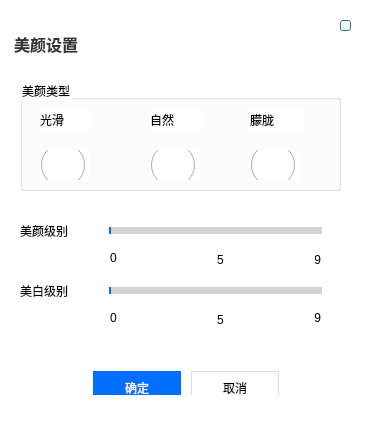
<?xml version="1.0" encoding="UTF-8"?>
<ui version="4.0">
 <class>BeautyManage</class>
 <widget class="QDialog" name="BeautyManage">
  <property name="geometry">
   <rect>
    <x>0</x>
    <y>0</y>
    <width>369</width>
    <height>424</height>
   </rect>
  </property>
  <property name="windowTitle">
   <string>BeautyManage</string>
  </property>
  <property name="styleSheet">
   <string notr="true">background: #ffffff;</string>
  </property>
  <widget class="QLabel" name="label_15">
   <property name="geometry">
    <rect>
     <x>110</x>
     <y>250</y>
     <width>21</width>
     <height>16</height>
    </rect>
   </property>
   <property name="text">
    <string>0</string>
   </property>
  </widget>
  <widget class="QGroupBox" name="groupBox">
   <property name="geometry">
    <rect>
     <x>20</x>
     <y>80</y>
     <width>321</width>
     <height>111</height>
    </rect>
   </property>
   <property name="styleSheet">
    <string notr="true">	color: #000000;
	font: 10pt &quot;Microsoft YaHei&quot;;</string>
   </property>
   <property name="title">
    <string>美颜类型</string>
   </property>
   <widget class="QRadioButton" name="radio_smooth">
    <property name="geometry">
     <rect>
      <x>20</x>
      <y>70</y>
      <width>50</width>
      <height>30</height>
     </rect>
    </property>
    <property name="styleSheet">
     <string notr="true">QRadioButton{  
    spacing: 5px;  
}  
  
QRadioButton::indicator{  
    width: 45px;  
    height: 30px;  
}  
  
QRadioButton::indicator:unchecked{  
    image:url(:/RoomService/switch_off.png);
}  
  
QRadioButton::indicator:checked{  
    image:url(:/RoomService/switch_on.png);
}  
  
QRadioButton::indicator:checked:disabled{  
    image:url(:/RoomService/switch_off.png);
}    </string>
    </property>
    <property name="text">
     <string/>
    </property>
   </widget>
   <widget class="QRadioButton" name="radio_nature">
    <property name="geometry">
     <rect>
      <x>130</x>
      <y>70</y>
      <width>50</width>
      <height>30</height>
     </rect>
    </property>
    <property name="styleSheet">
     <string notr="true">QRadioButton{  
    spacing: 5px;  
}  
  
QRadioButton::indicator{  
    width: 45px;  
    height: 30px;  
}  
  
QRadioButton::indicator:unchecked{  
    image:url(:/RoomService/switch_off.png);
}  
  
QRadioButton::indicator:checked{  
    image:url(:/RoomService/switch_on.png);
}  
  
QRadioButton::indicator:checked:disabled{  
    image:url(:/RoomService/switch_off.png);
}    </string>
    </property>
    <property name="text">
     <string/>
    </property>
   </widget>
   <widget class="QRadioButton" name="radio_blur">
    <property name="geometry">
     <rect>
      <x>230</x>
      <y>70</y>
      <width>50</width>
      <height>30</height>
     </rect>
    </property>
    <property name="styleSheet">
     <string notr="true">QRadioButton{  
    spacing: 5px;  
}  
  
QRadioButton::indicator{  
    width: 45px;  
    height: 30px;  
}  
  
QRadioButton::indicator:unchecked{  
    image:url(:/RoomService/switch_off.png);
}  
  
QRadioButton::indicator:checked{  
    image:url(:/RoomService/switch_on.png);
}  
  
QRadioButton::indicator:checked:disabled{  
    image:url(:/RoomService/switch_off.png);
}    </string>
    </property>
    <property name="text">
     <string/>
    </property>
   </widget>
   <widget class="QLabel" name="label">
    <property name="geometry">
     <rect>
      <x>20</x>
      <y>30</y>
      <width>51</width>
      <height>20</height>
     </rect>
    </property>
    <property name="text">
     <string>光滑</string>
    </property>
   </widget>
   <widget class="QLabel" name="label_2">
    <property name="geometry">
     <rect>
      <x>130</x>
      <y>30</y>
      <width>54</width>
      <height>20</height>
     </rect>
    </property>
    <property name="text">
     <string>自然</string>
    </property>
   </widget>
   <widget class="QLabel" name="label_3">
    <property name="geometry">
     <rect>
      <x>230</x>
      <y>30</y>
      <width>54</width>
      <height>20</height>
     </rect>
    </property>
    <property name="text">
     <string>朦胧</string>
    </property>
   </widget>
  </widget>
  <widget class="QSlider" name="slider_beauty">
   <property name="geometry">
    <rect>
     <x>100</x>
     <y>220</y>
     <width>231</width>
     <height>20</height>
    </rect>
   </property>
   <property name="styleSheet">
    <string notr="true">QSlider::groove:horizontal {
border: 1px solid #999999;
height: 5px;
border-radius: 9px;
margin: 0px;  
left : 9px;
right: 9px;         
}

QSlider::handle:horizontal {
width: 18px;
background-image: url(:/RoomService/slider.png);
margin: -7px -7px -7px -7px;  
}

QSlider::add-page:qlineargradient {
background: lightgrey;
border-top-right-radius: 9px;
border-bottom-right-radius: 9px;
border-top-left-radius: 0px;
border-bottom-left-radius: 0px;
}

QSlider::sub-page:qlineargradient {
background: #006eff;
border-top-right-radius: 0px;
border-bottom-right-radius: 0px;
border-top-left-radius: 9px;
border-bottom-left-radius: 9px;
}</string>
   </property>
   <property name="orientation">
    <enum>Qt::Horizontal</enum>
   </property>
  </widget>
  <widget class="QSlider" name="slider_white">
   <property name="geometry">
    <rect>
     <x>100</x>
     <y>280</y>
     <width>231</width>
     <height>20</height>
    </rect>
   </property>
   <property name="styleSheet">
    <string notr="true">QSlider::groove:horizontal {
border: 1px solid #999999;
height: 5px;
border-radius: 9px;
margin: 0px;  
left : 9px;
right: 9px;         
}

QSlider::handle:horizontal {
width: 18px;
background-image: url(:/RoomService/slider.png);
margin: -7px -7px -7px -7px;  
}

QSlider::add-page:qlineargradient {
background: lightgrey;
border-top-right-radius: 9px;
border-bottom-right-radius: 9px;
border-top-left-radius: 0px;
border-bottom-left-radius: 0px;
}

QSlider::sub-page:qlineargradient {
background: #006eff;
border-top-right-radius: 0px;
border-bottom-right-radius: 0px;
border-top-left-radius: 9px;
border-bottom-left-radius: 9px;
}</string>
   </property>
   <property name="orientation">
    <enum>Qt::Horizontal</enum>
   </property>
  </widget>
  <widget class="QLabel" name="label_16">
   <property name="geometry">
    <rect>
     <x>20</x>
     <y>220</y>
     <width>71</width>
     <height>21</height>
    </rect>
   </property>
   <property name="styleSheet">
    <string notr="true">	color: #000000;
	font: 10pt &quot;Microsoft YaHei&quot;;</string>
   </property>
   <property name="text">
    <string>美颜级别</string>
   </property>
  </widget>
  <widget class="QLabel" name="label_title">
   <property name="geometry">
    <rect>
     <x>10</x>
     <y>0</y>
     <width>251</width>
     <height>71</height>
    </rect>
   </property>
   <property name="sizePolicy">
    <sizepolicy hsizetype="Expanding" vsizetype="Preferred">
     <horstretch>0</horstretch>
     <verstretch>0</verstretch>
    </sizepolicy>
   </property>
   <property name="font">
    <font>
     <family>Microsoft YaHei</family>
     <pointsize>12</pointsize>
     <weight>75</weight>
     <italic>false</italic>
     <bold>true</bold>
    </font>
   </property>
   <property name="styleSheet">
    <string notr="true">margin: 20px 0px 3px 0px;
font: bold 12pt &quot;Microsoft YaHei&quot;;
color: #333333;</string>
   </property>
   <property name="text">
    <string>美颜设置</string>
   </property>
  </widget>
  <widget class="QLabel" name="label_6">
   <property name="geometry">
    <rect>
     <x>20</x>
     <y>280</y>
     <width>71</width>
     <height>21</height>
    </rect>
   </property>
   <property name="styleSheet">
    <string notr="true">	color: #000000;
	font: 10pt &quot;Microsoft YaHei&quot;;</string>
   </property>
   <property name="text">
    <string>美白级别</string>
   </property>
  </widget>
  <widget class="QLabel" name="label_14">
   <property name="geometry">
    <rect>
     <x>301</x>
     <y>250</y>
     <width>20</width>
     <height>20</height>
    </rect>
   </property>
   <property name="text">
    <string>9</string>
   </property>
   <property name="alignment">
    <set>Qt::AlignRight|Qt::AlignTrailing|Qt::AlignVCenter</set>
   </property>
  </widget>
  <widget class="QLabel" name="label_17">
   <property name="geometry">
    <rect>
     <x>210</x>
     <y>250</y>
     <width>21</width>
     <height>20</height>
    </rect>
   </property>
   <property name="text">
    <string>5</string>
   </property>
   <property name="alignment">
    <set>Qt::AlignCenter</set>
   </property>
  </widget>
  <widget class="QLabel" name="label_9">
   <property name="geometry">
    <rect>
     <x>210</x>
     <y>310</y>
     <width>21</width>
     <height>20</height>
    </rect>
   </property>
   <property name="text">
    <string>5</string>
   </property>
   <property name="alignment">
    <set>Qt::AlignCenter</set>
   </property>
  </widget>
  <widget class="QLabel" name="label_8">
   <property name="geometry">
    <rect>
     <x>300</x>
     <y>310</y>
     <width>21</width>
     <height>16</height>
    </rect>
   </property>
   <property name="text">
    <string>9</string>
   </property>
   <property name="alignment">
    <set>Qt::AlignRight|Qt::AlignTrailing|Qt::AlignVCenter</set>
   </property>
  </widget>
  <widget class="QPushButton" name="btn_close">
   <property name="geometry">
    <rect>
     <x>340</x>
     <y>20</y>
     <width>11</width>
     <height>11</height>
    </rect>
   </property>
   <property name="minimumSize">
    <size>
     <width>11</width>
     <height>11</height>
    </size>
   </property>
   <property name="maximumSize">
    <size>
     <width>11</width>
     <height>11</height>
    </size>
   </property>
   <property name="styleSheet">
    <string notr="true">QPushButton {
	border-image: url(:/RoomService/close-normal.png);

}

QPushButton:pressed {
	border-image: url(:/RoomService/close-press.png);
}</string>
   </property>
   <property name="text">
    <string/>
   </property>
  </widget>
  <widget class="QLabel" name="label_7">
   <property name="geometry">
    <rect>
     <x>110</x>
     <y>310</y>
     <width>21</width>
     <height>16</height>
    </rect>
   </property>
   <property name="text">
    <string>0</string>
   </property>
  </widget>
  <widget class="QWidget" name="layoutWidget_2">
   <property name="geometry">
    <rect>
     <x>20</x>
     <y>360</y>
     <width>331</width>
     <height>35</height>
    </rect>
   </property>
   <layout class="QHBoxLayout" name="horizontalLayout_2">
    <property name="spacing">
     <number>10</number>
    </property>
    <item>
     <spacer name="horizontalSpacer_2">
      <property name="orientation">
       <enum>Qt::Horizontal</enum>
      </property>
      <property name="sizeHint" stdset="0">
       <size>
        <width>40</width>
        <height>20</height>
       </size>
      </property>
     </spacer>
    </item>
    <item>
     <widget class="QPushButton" name="btn_ok">
      <property name="sizePolicy">
       <sizepolicy hsizetype="Preferred" vsizetype="Preferred">
        <horstretch>0</horstretch>
        <verstretch>0</verstretch>
       </sizepolicy>
      </property>
      <property name="minimumSize">
       <size>
        <width>88</width>
        <height>33</height>
       </size>
      </property>
      <property name="maximumSize">
       <size>
        <width>64</width>
        <height>33</height>
       </size>
      </property>
      <property name="styleSheet">
       <string notr="true">QPushButton {
	border: none;
	background:  #006eff;
	color: #ffffff;
	font: 10pt &quot;Microsoft YaHei&quot;;
}

QPushButton:hover {
	background:  #0068f2;
}

QPushButton:pressed {
	background:  #0062e5;
}

QPushButton:disable {
	border: 1px solid #d5d5d5;
	color: #bbbbbb;
	background:  #f2f2f2;
}</string>
      </property>
      <property name="text">
       <string>确定</string>
      </property>
      <property name="flat">
       <bool>false</bool>
      </property>
     </widget>
    </item>
    <item>
     <widget class="QPushButton" name="btn_cancel">
      <property name="sizePolicy">
       <sizepolicy hsizetype="Preferred" vsizetype="Preferred">
        <horstretch>0</horstretch>
        <verstretch>0</verstretch>
       </sizepolicy>
      </property>
      <property name="minimumSize">
       <size>
        <width>88</width>
        <height>33</height>
       </size>
      </property>
      <property name="maximumSize">
       <size>
        <width>88</width>
        <height>33</height>
       </size>
      </property>
      <property name="styleSheet">
       <string notr="true">QPushButton {
	border: 1px solid #dddddd;
	background:  #ffffff;
	color: #000000;
	font: 10pt &quot;Microsoft YaHei&quot;;
}

QPushButton:hover {
	border: 1px solid #d2d2d2;
	background:  #f2f2f2;
}

QPushButton:pressed {
	border: 1px solid #d2d2d2;
	background:  #e5e5e5;
}

QPushButton:disable {
	border: 1px solid #d5d5d5;
	color: #bbbbbb;
	background:  #f2f2f2;
}</string>
      </property>
      <property name="text">
       <string>取消</string>
      </property>
      <property name="flat">
       <bool>false</bool>
      </property>
     </widget>
    </item>
    <item>
     <spacer name="horizontalSpacer_3">
      <property name="orientation">
       <enum>Qt::Horizontal</enum>
      </property>
      <property name="sizeHint" stdset="0">
       <size>
        <width>40</width>
        <height>20</height>
       </size>
      </property>
     </spacer>
    </item>
   </layout>
  </widget>
 </widget>
 <layoutdefault spacing="6" margin="11"/>
 <resources>
  <include location="../Resources/RoomService/RoomService.qrc"/>
 </resources>
 <connections/>
</ui>
